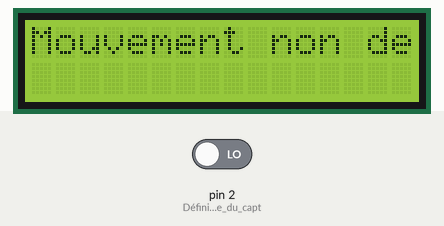
The sketch below on a simulated Arduino Uno, built with avr-gcc and run on an emulated ATmega328P. Shown: 16×2 character LCD. The inputs (shaded band) are chosen by the test bench; at power-on: pin 2 (Définit_la_broche_du_capt) LOW. What the sketch prints to the serial monitor is not drawn.

Above: at 1.2 s.
1.3 s: pin 2 (Définit_la_broche_du_capt) driven HIGH
At 2.8 s:
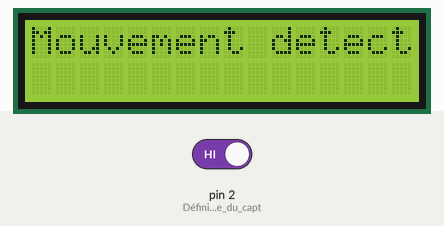
3.6 s: pin 2 (Définit_la_broche_du_capt) driven LOW
At 5.0 s:
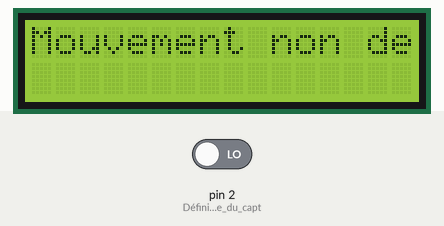
Timing chart, 0 to 6.6 s (numbered marks = the images above; inputs shaded):
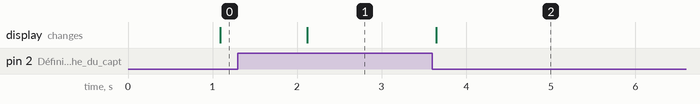

Measured:
- after the input at 1.3 s, the display: changes after 0.82 s (image 1)
- after the input at 3.6 s, the display: changes after 0.05 s (image 2)

The sketch:

mayararduino.ino
```cpp
#include <Wire.h>
#include <LiquidCrystal_I2C.h>
char data;
//int x=0;
LiquidCrystal_I2C lcd(0x27, 16, 2);  // Initialise le module LCD I2C

//int pirPin = 2; // Définit la broche du capteur de mouvement

void setup() {
  Serial.begin(9600);
  lcd.init();         // Initialise l'affichage LCD
  lcd.backlight();    // Allume le rétroéclairage de l'affichage LCD
  pinMode(2, INPUT);  // Définit la broche du capteur de mouvement en entrée
}

void loop() {

    lcd.print("Bonjour !");
    delay(1000);


  if (digitalRead(2) == HIGH) {  // Si le capteur de mouvement détecte un mouvement
    lcd.setCursor(0, 0);         // Place le curseur en haut à gauche de l'affichage LCD
    lcd.print("Mouvement detecte!");
    Serial.write('1');
    // Affiche le message "Mouvement detecte!"
    delay(500);
  } else if (digitalRead(2) == LOW) {  // Sinon
    lcd.setCursor(0, 0);               // Place le curseur en haut à gauche de l'affichage LCD
    lcd.print("Mouvement non detecte!");
    Serial.write('2');
    //delay(1000);
  }
  /*if (Serial.available()) {
    if (data == 1) {  // Si le capteur de mouvement détecte un mouvement
    Serial.write('1');
    // Affiche le message "Mouvement detecte!"

  } else if (data == 2) {  // Sinon
   Serial.write('2');
    //delay(1000);
  }*/
}
```
